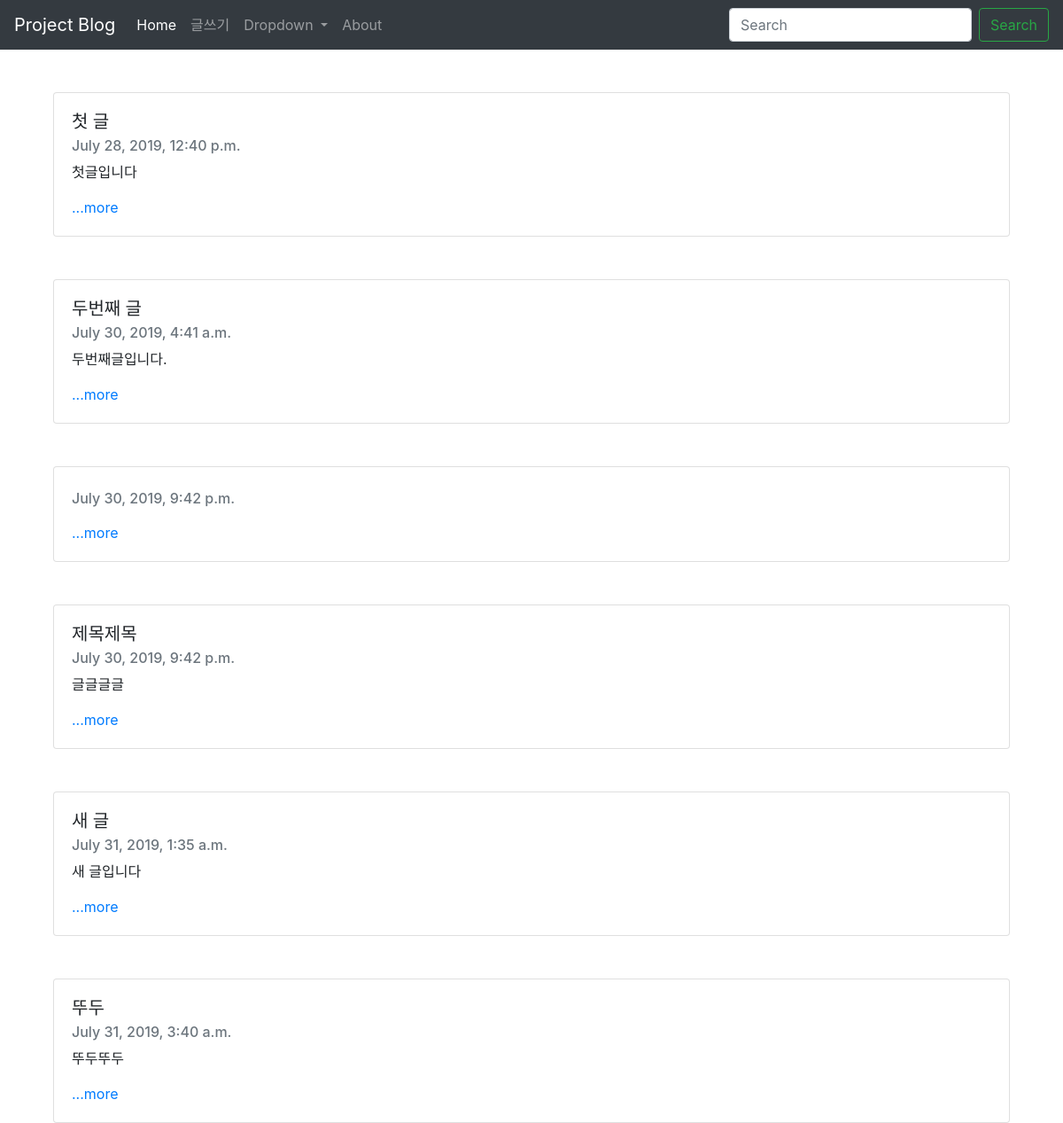
The page / on the database its author committed.
### blog/models.py (models this page shows, shortened)
class Blog(models.Model):
    title = models.CharField(max_length=200)
    pub_date = models.DateTimeField('date published')
    body = models.TextField()
    def summary(self):
        return self.body[:100]

### blog/views.py (the view)
# urls.py: 2. Add a URL to urlpatterns:  path('', views.home, name='home')
def home(request):
    blogs = Blog.objects
    return render(request, 'home.html', {'blogs' : blogs})

### blog/templates/home.html
{% extends 'base.html' %}
{%block content%}
{% for blog in blogs.all%}
 <div class = "container">
     <br><br>
    <div class="card">
            <div class="card-body">
              <h5 class="card-title">{{blog.title}}</h5>
              <h6 class="card-subtitle mb-2 text-muted">{{blog.pub_date}}</h6>
              <p class="card-text">{{blog.summary}}</p>
              <a href="{%url 'detail' blog.id%}" class="card-link">...more</a>
            </div>
    </div>
</div>
{%endfor%}
{% endblock %}

### blog/templates/base.html (shortened to what this page needs)
<head>
        <link rel="stylesheet" href="https://stackpath.bootstrapcdn.com/bootstrap/4.3.1/css/bootstrap.min.css">
    </head>
    <body>
        <nav class="navbar navbar-expand-lg navbar-dark bg-dark">
            <a class="navbar-brand" href="#">Project Blog</a>
            <div class="collapse navbar-collapse" id="navbarSupportedContent">
              <ul class="navbar-nav mr-auto">
                <li class="nav-item active">
                  <a class="nav-link" href="{% url 'home' %}">Home <span class="sr-only">(current)</span></a>
                </li>
                <li class="nav-item">
                  <a class="nav-link" href="{% url 'new' %}">글쓰기</a>
                </li>
                <li class="nav-item dropdown">
                  <a class="nav-link dropdown-toggle" href="#" id="navbarDropdown" role="button" data-toggle="dropdown" aria-haspopup="true" aria-expanded="false">
                    Dropdown
                  </a>
                </li>
                <li class="nav-item">
                  <a class="nav-link" href="{% url 'about' %}" tabindex="-1" aria-disabled="true">About</a>
                </li>
              </ul>
              <form class="form-inline my-2 my-lg-0">
                <input class="form-control mr-sm-2" type="search" placeholder="Search" aria-label="Search">
                <button class="btn btn-outline-success my-2 my-sm-0" type="submit">Search</button>
              </form>
            </div>
          </nav>
    </body>
    <div class = "container">
        {%block content%}
        {% endblock %}
    </div>

### rows shown on the page
Blog: title "첫 글", pub_date "July 28, 2019, 12:40 p.m.", summary "첫글입니다"
Blog: title "두번째 글", pub_date "July 30, 2019, 4:41 a.m.", summary "두번째글입니다."
Blog: pub_date "July 30, 2019, 9:42 p.m."
Blog: title "제목제목", pub_date "July 30, 2019, 9:42 p.m.", summary "글글글글"
Blog: title "새 글", pub_date "July 31, 2019, 1:35 a.m.", summary "새 글입니다"
Blog: title "뚜두", pub_date "July 31, 2019, 3:40 a.m.", summary "뚜두뚜두"
